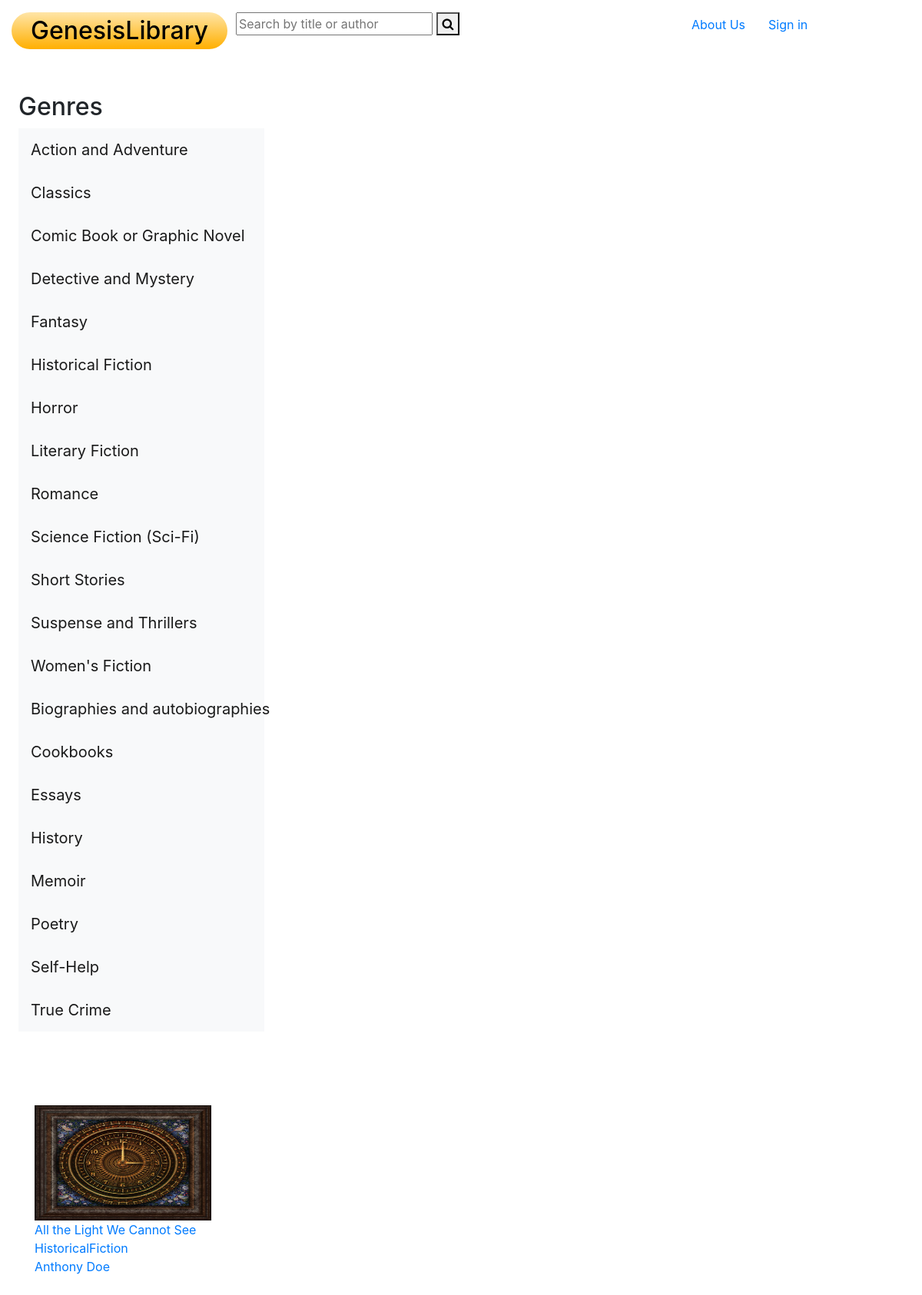
The app's page /display_genre/HistoricalFiction with its own data.
### libraryGenesis_app/models.py (models this page shows)
class Book(models.Model):
    title = models.CharField(max_length=255)
    author = models.CharField(max_length=255)
    genre = models.CharField(max_length=100)
    publish_date = models.DateField()
    price = models.IntegerField()
    days_avaliable = models.IntegerField()
    about = models.TextField()
    users = models.ManyToManyField(User, related_name="books")
    created_at = models.DateTimeField(auto_now_add = True)
    updated_at = models.DateTimeField(auto_now = True)
    objects = BookManager()

### libraryGenesis_app/views.py (the view)
# urls.py: path('display_genre/<str:genre>', views.display_genre),
def display_genre(request, genre):
    books = Book.objects.filter(genre=genre)
    all_books = Book.objects.all()
    context = {
        'genre_books': books,
        'books': all_books
    }
    return render(request,'books_genre.html', context)

### libraryGenesis_app/templates/books_genre.html (shortened to what this page needs)
<!DOCTYPE html>
<html lang="en">
<head>
    {% load static %}
    <link rel="stylesheet" href="{% static 'style.css' %}">
    <link rel="stylesheet" href="https://stackpath.bootstrapcdn.com/font-awesome/4.7.0/css/font-awesome.min.css">
    <link rel="stylesheet" href="https://stackpath.bootstrapcdn.com/bootstrap/4.5.0/css/bootstrap.min.css">
</head>
<body>
    <div class="container-fluid">
        <div class="row dashboard-header mt-3">
            <div class="col-sm">
                <h2 class="gradient"><a class="no-decoration" href="/">GenesisLibrary</a></h2>
            </div>
            <div class="col-sm-6 search-form">
                <form action="/" method="get">
                    <input type="text" name="q" placeholder="Search by title or author" id="search" value="{{ request.GET.q }}"/>
                    <button><i class="fa fa-search" aria-hidden="true"></i></button>
                </form>
            </div>
            <div class="row  text-right extra-width m-1">
                <div class="col-sm-4  pl-1  text-left">
                    <a href="/about">About Us</a>
                </div>
                {% if request.session.uid %}
                    <div class="col-sm-3 mr-4 text-left">
                    <a href="/display_borrowed">Borrowed</a>
                    </div>
                    <div class="col-sm-4 text-left">
                    <a href="/logout">Log out</a>
                    </div>
                {% else %}
                <div class="col-sm-3 pl-1 text-left">
                    <a href="/display_login">Sign in</a>
                </div>
                {% endif %}
            </div>
        </div>
        <div class="row">
            <div class="navigation-bar ml-4">
                <h2 class="mt-5">Genres</h2>
                    <nav class="navbar navbar-light bg-light">
                        <a class="navbar-brand"
                        >
                        Action and Adventure</a>
                    </nav>
                    <nav class="navbar navbar-light bg-light">
                        <a class="navbar-brand"
                        {% for book in books  %}{% if book.genre == "Classics" %}href="/display_genre/{{book.genre}}"{% endif %}{% endfor %}
                        >Classics</a>
                    </nav>
                    <nav class="navbar navbar-light bg-light">
                        <a class="navbar-brand"
                        >Comic Book or Graphic Novel</a>
                    </nav>
                    <nav class="navbar navbar-light bg-light">
                        <a class="navbar-brand"
                        {% for book in books  %}{% if book.genre == "DetectiveMystery" %}href="/display_genre/{{book.genre}}"{% endif %}{% endfor %}
                        >Detective and Mystery</a>
                    </nav>
                    <nav class="navbar navbar-light bg-light">
                        <a class="navbar-brand"
                        {% for book in books  %}{% if book.genre == "Fantasy" %}href="/display_genre/{{book.genre}}"{% endif %}{% endfor %}
                        >Fantasy</a>
                    </nav>
                    <nav class="navbar navbar-light bg-light">
                        <a class="navbar-brand"
                        {% for book in books  %}{% if book.genre == "HistoricalFiction" %}href="/display_genre/{{book.genre}}"{% endif %}{% endfor %}
                        >Historical Fiction</a>
                    </nav>
                    <nav class="navbar navbar-light bg-light">
                        <a class="navbar-brand"
                        {% for book in books  %}{% if book.genre == "Horror" %}href="/display_genre/{{book.genre}}"{% endif %}{% endfor %}
                        >Horror</a>
                    </nav>
                    <nav class="navbar navbar-light bg-light">
                        <a class="navbar-brand"
                        {% for book in books  %}{% if book.genre == "LiteraryFiction" %}href="/display_genre/{{book.genre}}"{% endif %}{% endfor %}
                        >Literary Fiction</a>
                    </nav>
                    <nav class="navbar navbar-light bg-light">
                        <a class="navbar-brand"
                        {% for book in books  %}{% if book.genre == "Romance" %}href="/display_genre/{{book.genre}}"{% endif %}{% endfor %}
                        >Romance</a>
                    </nav>
                    <nav class="navbar navbar-light bg-light">
                        <a class="navbar-brand"
                        {% for book in books  %}{% if book.genre == "ScienceFiction" %}href="/display_genre/{{book.genre}}"{% endif %}{% endfor %}
                        >Science Fiction (Sci-Fi)</a>
                    </nav>
                    <nav class="navbar navbar-light bg-light">
                        <a class="navbar-brand"
                        {% for book in books  %}{% if book.genre == "ShortStories" %}href="/display_genre/{{book.genre}}"{% endif %}{% endfor %}
                        >Short Stories</a>
                    </nav>
                    <nav class="navbar navbar-light bg-light">
                        <a class="navbar-brand"
                        {% for book in books  %}{% if book.genre == "SuspenseThrillers" %}href="/display_genre/{{book.genre}}"{% endif %}{% endfor %}
                        >Suspense and Thrillers</a>
                    </nav>
                    <nav class="navbar navbar-light bg-light">
                        <a class="navbar-brand"
                        >Women's Fiction</a>
                    </nav>
                    <nav class="navbar navbar-light bg-light">
                        <a class="navbar-brand"
                        >Biographies and autobiographies</a>
                    </nav>
                    <nav class="navbar navbar-light bg-light">
                        <a class="navbar-brand"
                        >Cookbooks</a>
                    </nav>
                    <nav class="navbar navbar-light bg-light">
                        <a class="navbar-brand"
                        >Essays</a>
                    </nav>
                    <nav class="navbar navbar-light bg-light">
                        <a class="navbar-brand"
                        >History</a>
                    </nav>
                    <nav class="navbar navbar-light bg-light">
                        <a class="navbar-brand"
                        >Memoir</a>
                    </nav>
                    <nav class="navbar navbar-light bg-light">
                        <a class="navbar-brand"
                        >Poetry</a>
                    </nav>
                    <nav class="navbar navbar-light bg-light">
                        <a class="navbar-brand"
                        >Self-Help</a>
                    </nav>
                    <nav class="navbar navbar-light bg-light">
                        <a class="navbar-brand"
                        >True Crime</a>
                    </nav>
            </div>
            <div class="container mt-5">
                <div class="row mt-5">
                        {% for book in genre_books %}
                        <div class="col-sm-4  mb-5 events">
                        <a href="/display/{{book.id}}">
                        <figure>
                            <img src="{% static book.genre %}{{".jpg"}}" alt="Book Cover" width="230" height="150">
                            <figcaption>
                                {{book.title}}<br>
                                {{book.genre}}<br>
                                {{book.author}}
                            </figcaption>
                        </figure>
                        </div>
                        {% endfor %}
                </div>
                </div>
            </div>
        </div>
</body>
</html>

### libraryGenesis_app/static/style.css (style rules this page uses)
.navigation-bar { width: 320px; }
.gradient { background: linear-gradient(180deg, rgba(255,229,167,1) 0%, rgba(255,175,0,1) 100%); width: -moz-fit-content; width: fit-content; width: -moz-fit-content; padding: 5px 25px; border-radius: 100px; }
.extra-width { width: 300px; margin: 0; }
.no-decoration { color: black; }

### records on screen
Book: genre (picture), title "All the Light We Cannot See", genre "HistoricalFiction", author "Anthony Doe"
